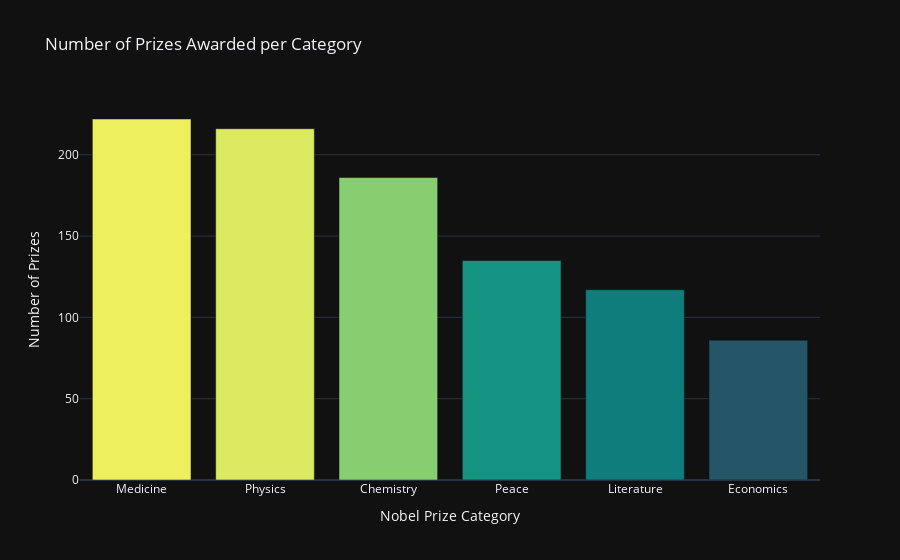

Notebook cell for this chart:
### Code cell
fig = px.bar(x = prizes_per_category.index, y = prizes_per_category.values,  color = prizes_per_category.values, color_continuous_scale='Aggrnyl',title='Number of Prizes Awarded per Category')

fig.update_layout(xaxis_title='Nobel Prize Category',
                    coloraxis_showscale=False,
                    yaxis_title='Number of Prizes')

### Figure 1 — Plotly figure (JSON) as saved in the notebook; plotly's stock layout.template omitted (floating-point values rounded to 4 significant figures)
{"data": [{"hovertemplate": "x=%{x}<br>y=%{y}<br>color=%{marker.color}<extra></extra>", "legendgroup": "", "marker": {"color": [222, 216, 186, 135, 117, 86], "coloraxis": "coloraxis", "pattern": {"shape": ""}}, "name": "", "orientation": "v", "showlegend": false, "textposition": "auto", "x": ["Medicine", "Physics", "Chemistry", "Peace", "Literature", "Economics"], "xaxis": "x", "y": [222, 216, 186, 135, 117, 86], "yaxis": "y", "type": "bar"}], "layout": {"xaxis": {"anchor": "y", "domain": [0.0, 1.0], "title": {"text": "Nobel Prize Category"}}, "yaxis": {"anchor": "x", "domain": [0.0, 1.0], "title": {"text": "Number of Prizes"}}, "coloraxis": {"colorbar": {"title": {"text": "color"}}, "colorscale": [[0.0, "rgb(36, 86, 104)"], [0.1667, "rgb(15, 114, 121)"], [0.3333, "rgb(13, 143, 129)"], [0.5, "rgb(57, 171, 126)"], [0.6667, "rgb(110, 197, 116)"], [0.8333, "rgb(169, 220, 103)"], [1.0, "rgb(237, 239, 93)"]], "showscale": false}, "legend": {"tracegroupgap": 0}, "title": {"text": "Number of Prizes Awarded per Category"}, "barmode": "relative"}}
